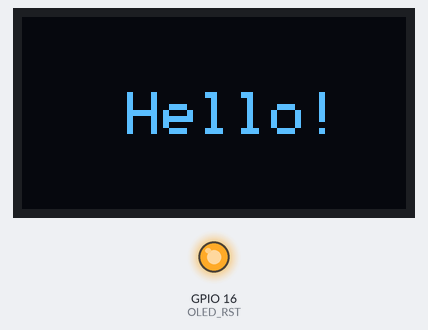
Simulated run of this sketch. Board: ESP32. On the bench: 128×64 one-colour display, output pins drawn as LEDs (lit = HIGH). WiFi joins after 1.5 s; servers stay silent unless stated; what the sketch prints to the serial monitor is not drawn.

Above: at 0.1 s.
At 3.8 s:
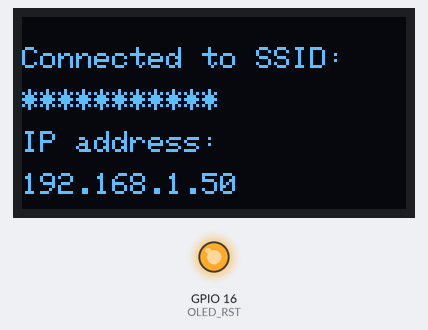

Measured:
- what the display in image 0 shows lasts 2.0 s, from 0.1 s to 2.1 s

The sketch:

esp32_oled_wifi.ino
```cpp
/*********
LilyGO TTGO ESP32 0.96" OLED V2.0 WiFi Module
www.lilygo.cn/prod_view.aspx?TypeId=50032&Id=1152

This example draw text lines which contains WiFi SSID and IP address.

Code by:
https://github.com/odolezal
based on: https://randomnerdtutorials.com/ttgo-lora32-sx1276-arduino-ide/
*********/
#include "WiFi.h"
//Libraries for OLED Display
#include <SPI.h>
#include <Wire.h>
#include <Adafruit_GFX.h>
#include <Adafruit_SSD1306.h>

//OLED pins
#define OLED_SDA 4
#define OLED_SCL 15
#define OLED_RST 16
#define SCREEN_WIDTH 128 // OLED display width, in pixels
#define SCREEN_HEIGHT 64 // OLED display height, in pixels

Adafruit_SSD1306 display(SCREEN_WIDTH, SCREEN_HEIGHT, &Wire, OLED_RST);

// WiFi setting
const char* ssid = "***********";   // insert your own ssid
const char* password = "***********";  // and password

void setup() {
  Serial.begin(115200);

  //reset OLED display via software
  pinMode(OLED_RST, OUTPUT);
  digitalWrite(OLED_RST, LOW);
  delay(20);
  digitalWrite(OLED_RST, HIGH);

  //initialize OLED
  Wire.begin(OLED_SDA, OLED_SCL);
  if(!display.begin(SSD1306_SWITCHCAPVCC, 0x3c, false, false)) { // Address 0x3C for 128x32
    Serial.println(F("SSD1306 allocation failed"));
    for(;;); // Don't proceed, loop forever
  }

  // Display setting
  display.clearDisplay();
  display.setTextColor(WHITE);
  display.setTextSize(2);
  display.setCursor(35,25);
  display.print("Hello!");
  display.display();
  delay(2000);
  display.clearDisplay();

  // Connect to WiFi
  Serial.println("");
  Serial.print("Connecting to ");
  Serial.print(ssid);
  display.setTextSize(1);
  display.setCursor(0,10);
  display.print("Connecting to WiFi...");
  display.display();
  display.clearDisplay();
  WiFi.begin(ssid, password);
  while (WiFi.status() != WL_CONNECTED) {
    delay(500);
    Serial.print(".");
  }

  Serial.println("");
  Serial.print("Connected to WiFi at ");
  Serial.print(WiFi.localIP());
  Serial.println("");

  display.setTextSize(1);
  display.setCursor(0,10);
  display.print("Connected to SSID: ");
  display.display();

  display.setTextSize(1);
  display.setCursor(0,24);
  display.print(ssid);
  display.display();

  display.setTextSize(1);
  display.setCursor(0,38);
  display.print("IP address: ");
  display.display();

  display.setTextSize(1);
  display.setCursor(0,52);
  display.print(WiFi.localIP().toString());
  display.display();

  delay(2000);
}

void loop() {

}
```
